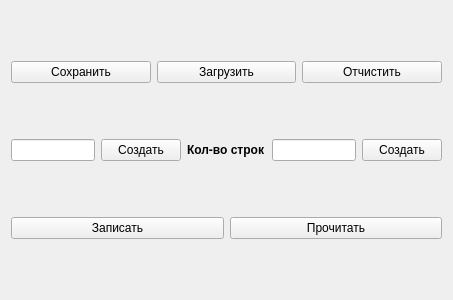
<?xml version="1.0" encoding="UTF-8"?>
<ui version="4.0">
 <class>Controller</class>
 <widget class="QWidget" name="Controller">
  <property name="geometry">
   <rect>
    <x>0</x>
    <y>0</y>
    <width>453</width>
    <height>300</height>
   </rect>
  </property>
  <property name="windowTitle">
   <string>Form</string>
  </property>
  <layout class="QVBoxLayout" name="verticalLayout_2">
   <item>
    <layout class="QHBoxLayout" name="horizontalLayout_6">
     <item>
      <widget class="QPushButton" name="SaveWRList_pb">
       <property name="text">
        <string>Сохранить</string>
       </property>
      </widget>
     </item>
     <item>
      <widget class="QPushButton" name="LoadWRList_pb">
       <property name="text">
        <string>Загрузить</string>
       </property>
      </widget>
     </item>
     <item>
      <widget class="QPushButton" name="ClearWRList_pb">
       <property name="text">
        <string>Отчистить</string>
       </property>
      </widget>
     </item>
    </layout>
   </item>
   <item>
    <layout class="QHBoxLayout" name="MHL">
     <item>
      <widget class="QLineEdit" name="NumWList_le"/>
     </item>
     <item>
      <widget class="QPushButton" name="CreateWList_pb">
       <property name="text">
        <string>Создать</string>
       </property>
      </widget>
     </item>
     <item>
      <widget class="QLabel" name="label_2">
       <property name="font">
        <font>
         <weight>75</weight>
         <bold>true</bold>
        </font>
       </property>
       <property name="text">
        <string>Кол-во строк</string>
       </property>
      </widget>
     </item>
     <item>
      <widget class="QLineEdit" name="NumRList_le"/>
     </item>
     <item>
      <widget class="QPushButton" name="CreateRList_pb">
       <property name="text">
        <string>Создать</string>
       </property>
      </widget>
     </item>
    </layout>
   </item>
   <item>
    <layout class="QGridLayout" name="MGL"/>
   </item>
   <item>
    <layout class="QHBoxLayout" name="horizontalLayout_2">
     <item>
      <layout class="QVBoxLayout" name="verticalLayout_4">
       <item>
        <widget class="QPushButton" name="SendWL_pb">
         <property name="text">
          <string>Записать</string>
         </property>
        </widget>
       </item>
      </layout>
     </item>
     <item>
      <layout class="QVBoxLayout" name="verticalLayout_5">
       <item>
        <widget class="QPushButton" name="SendRL_pb">
         <property name="text">
          <string>Прочитать</string>
         </property>
        </widget>
       </item>
      </layout>
     </item>
    </layout>
   </item>
   <item>
    <layout class="QHBoxLayout" name="StatusLayout"/>
   </item>
  </layout>
 </widget>
 <resources/>
 <connections/>
</ui>
